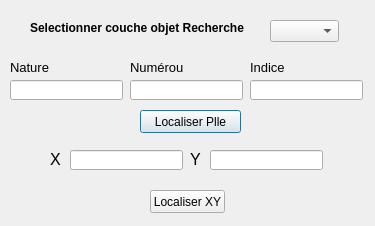
<?xml version="1.0" encoding="UTF-8"?>
<ui version="4.0">
 <class>LocatePlleXYDialogBase</class>
 <widget class="QDialog" name="LocatePlleXYDialogBase">
  <property name="geometry">
   <rect>
    <x>0</x>
    <y>0</y>
    <width>375</width>
    <height>226</height>
   </rect>
  </property>
  <property name="windowTitle">
   <string>Localisation Plle et XY</string>
  </property>
  <widget class="QLineEdit" name="lineEdit_numero">
   <property name="geometry">
    <rect>
     <x>130</x>
     <y>80</y>
     <width>113</width>
     <height>20</height>
    </rect>
   </property>
  </widget>
  <widget class="QLineEdit" name="lineEdit_indice">
   <property name="geometry">
    <rect>
     <x>250</x>
     <y>80</y>
     <width>113</width>
     <height>20</height>
    </rect>
   </property>
  </widget>
  <widget class="QLineEdit" name="lineEdit_x">
   <property name="geometry">
    <rect>
     <x>70</x>
     <y>150</y>
     <width>113</width>
     <height>20</height>
    </rect>
   </property>
   <property name="text">
    <string/>
   </property>
  </widget>
  <widget class="QPushButton" name="btnLocateByID">
   <property name="geometry">
    <rect>
     <x>140</x>
     <y>110</y>
     <width>101</width>
     <height>23</height>
    </rect>
   </property>
   <property name="text">
    <string>Localiser Plle</string>
   </property>
  </widget>
  <widget class="QPushButton" name="btnLocate">
   <property name="geometry">
    <rect>
     <x>150</x>
     <y>190</y>
     <width>75</width>
     <height>23</height>
    </rect>
   </property>
   <property name="text">
    <string>Localiser XY</string>
   </property>
  </widget>
  <widget class="QLabel" name="label_3">
   <property name="geometry">
    <rect>
     <x>10</x>
     <y>60</y>
     <width>51</width>
     <height>16</height>
    </rect>
   </property>
   <property name="text">
    <string>&lt;html&gt;&lt;head/&gt;&lt;body&gt;&lt;p&gt;&lt;span style=&quot; font-size:10pt;&quot;&gt;Nature&lt;/span&gt;&lt;/p&gt;&lt;/body&gt;&lt;/html&gt;</string>
   </property>
  </widget>
  <widget class="QLabel" name="label_2">
   <property name="geometry">
    <rect>
     <x>190</x>
     <y>150</y>
     <width>21</width>
     <height>16</height>
    </rect>
   </property>
   <property name="text">
    <string>&lt;html&gt;&lt;head/&gt;&lt;body&gt;&lt;p&gt;&lt;span style=&quot; font-size:12pt;&quot;&gt;Y&lt;/span&gt;&lt;/p&gt;&lt;/body&gt;&lt;/html&gt;</string>
   </property>
  </widget>
  <widget class="QLabel" name="label_4">
   <property name="geometry">
    <rect>
     <x>130</x>
     <y>60</y>
     <width>61</width>
     <height>16</height>
    </rect>
   </property>
   <property name="text">
    <string>&lt;html&gt;&lt;head/&gt;&lt;body&gt;&lt;p&gt;&lt;span style=&quot; font-size:10pt;&quot;&gt;Numérou&lt;/span&gt;&lt;/p&gt;&lt;/body&gt;&lt;/html&gt;</string>
   </property>
  </widget>
  <widget class="QLineEdit" name="lineEdit_y">
   <property name="geometry">
    <rect>
     <x>210</x>
     <y>150</y>
     <width>113</width>
     <height>20</height>
    </rect>
   </property>
   <property name="text">
    <string/>
   </property>
  </widget>
  <widget class="QLabel" name="label">
   <property name="geometry">
    <rect>
     <x>50</x>
     <y>150</y>
     <width>21</width>
     <height>16</height>
    </rect>
   </property>
   <property name="text">
    <string>&lt;html&gt;&lt;head/&gt;&lt;body&gt;&lt;p&gt;&lt;span style=&quot; font-size:12pt;&quot;&gt;X&lt;/span&gt;&lt;/p&gt;&lt;/body&gt;&lt;/html&gt;</string>
   </property>
  </widget>
  <widget class="QLabel" name="label_6">
   <property name="geometry">
    <rect>
     <x>30</x>
     <y>20</y>
     <width>231</width>
     <height>16</height>
    </rect>
   </property>
   <property name="text">
    <string>&lt;html&gt;&lt;head/&gt;&lt;body&gt;&lt;p&gt;&lt;span style=&quot; font-size:9pt; font-weight:600;&quot;&gt;Selectionner couche objet Recherche&lt;/span&gt;&lt;/p&gt;&lt;/body&gt;&lt;/html&gt;</string>
   </property>
  </widget>
  <widget class="QComboBox" name="comboLayer">
   <property name="geometry">
    <rect>
     <x>270</x>
     <y>20</y>
     <width>69</width>
     <height>22</height>
    </rect>
   </property>
  </widget>
  <widget class="QLabel" name="label_5">
   <property name="geometry">
    <rect>
     <x>250</x>
     <y>60</y>
     <width>61</width>
     <height>16</height>
    </rect>
   </property>
   <property name="text">
    <string>&lt;html&gt;&lt;head/&gt;&lt;body&gt;&lt;p&gt;&lt;span style=&quot; font-size:10pt;&quot;&gt;Indice&lt;/span&gt;&lt;/p&gt;&lt;/body&gt;&lt;/html&gt;</string>
   </property>
  </widget>
  <widget class="QLineEdit" name="lineEdit_nature">
   <property name="geometry">
    <rect>
     <x>10</x>
     <y>80</y>
     <width>113</width>
     <height>20</height>
    </rect>
   </property>
  </widget>
 </widget>
 <resources/>
 <connections/>
</ui>
